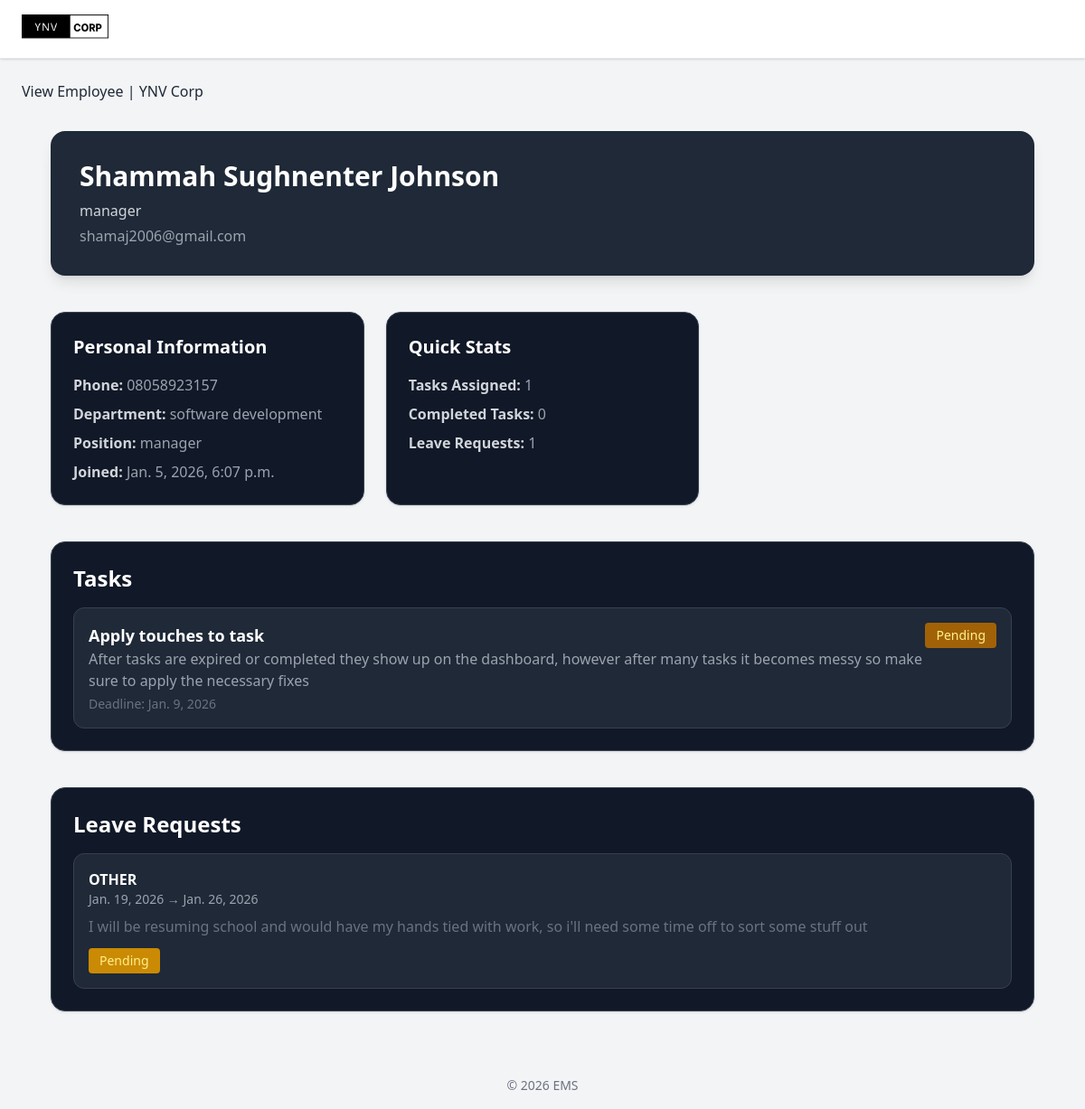
Before: /employee/1/ with the older database file.
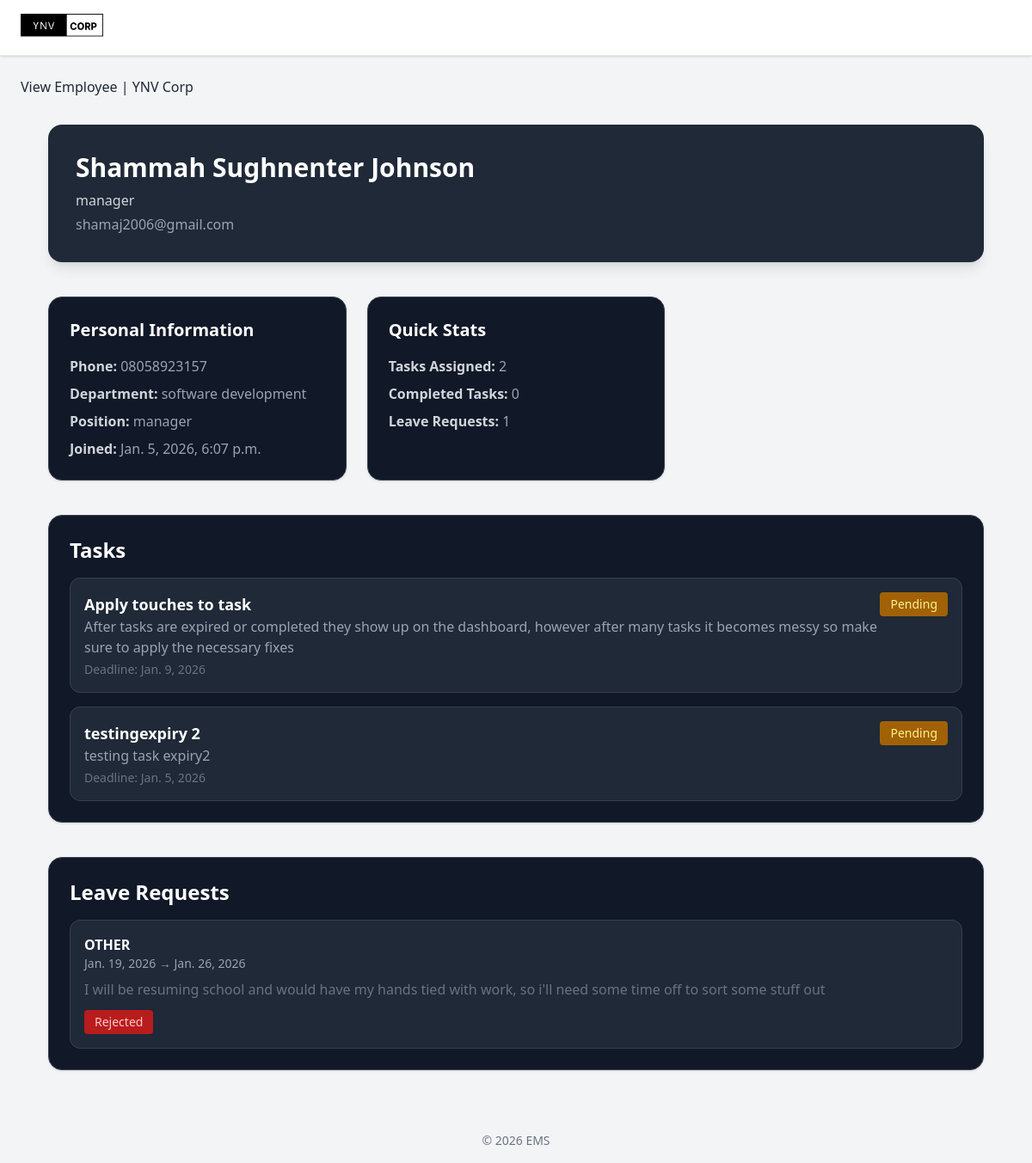
After: the same page with the newer database file.
### employee/models.py (models this page shows, shortened)
class Employee(AbstractUser):
    GENDER_CHOICES=(
        ('male', 'MALE'),
        ('female', 'FEMALE'),
        )
    POSITION_CHOICES=(
        ('manager', 'MANAGER'),
        ('developer', 'DEVELOPER'),
        ('designer', 'DESIGNER'),
        ('tester', 'TESTER'),
        ('hr manager', 'HR MANAGER'),
        ('intern', 'INTERN'),
        ('software engineer', 'SOFTWARE ENGINEER'),
        ('data scientist', 'DATA SCIENTIST'),
        ('product manager', 'PRODUCT MANAGER'),
        ('business analyst', 'BUSINESS ANALYST'),
        ('devops engineer', 'DEVOPS ENGINEER'),
        ('system administrator', 'SYSTEM ADMINISTRATOR'),
        ('network engineer', 'NETWORK ENGINEER'),
        ('technical support', 'TECHNICAL SUPPORT'),
        ('it consultant', 'IT CONSULTANT'),
        ('other', 'OTHER'),
    )
    DEPARTMENT_CHOICES=(
        ('sales', 'SALES'),
        ('resarch & development', 'RESEARCH & DEVELOPMENT'),
        ('software development', 'SOFTWARE DEVELOPMENT'),
        ('product research', 'PRODUCT RESEARCH'),
        ('marketing', 'MARKETING'),
        ('human resource', 'HUMAN RESOURCE'),
        ('legal','LEGAL'),
        ('customer service', 'CUSTOMER SERVICE')
    )
    full_name = models.CharField(max_length=200, blank=True)
    username = None
    email = models.EmailField(unique=True)
    gender = models.CharField(max_length=10, choices=GENDER_CHOICES)
    position = models.CharField(max_length=200, blank=True, choices=POSITION_CHOICES)
    date_of_birth = models.DateField(null=True)
    employment_date = models.DateField(default=date.today)
    phone_number = models.CharField(max_length=15, blank=True)
    address = models.CharField(max_length=200, blank=True)
    employee_id = models.CharField(max_length=20, unique=True, blank=True)
    department = models.CharField(max_length=100, blank=True, choices=DEPARTMENT_CHOICES)
    USERNAME_FIELD = 'email'
    REQUIRED_FIELDS = []

class Task(models.Model):
    assigned_to = models.ForeignKey(Employee, on_delete=models.CASCADE, related_name="assigned_tasks")
    title = models.CharField(max_length=100) #title of task field
    description = models.TextField() #description of task field
    assigned_date = models.DateField(auto_now_add=True) #date field for assigned date
    deadline = models.DateField() #date field for deadline
    complete = models.BooleanField(default=False)
    class Meta():
        ordering = ['complete']

class LeaveRequest(models.Model):
    STATUS_CHOICES = [
        ('Pending', 'Pending'),
        ('Approved', 'Approved'),
        ('Rejected', 'Rejected'),
    ] # status choices for the leave request
    LEAVE_TYPE=(
        ('sick', 'SICK'),
        ('annual', 'ANNUAL'),
        ('unpaid', 'UNPAID'),
        ('maternity', 'MATERNITY'),
        ('paternity', 'PATERNITY'),
        ('bereavement', 'BEREAVEMENT'),
        ('other', 'OTHER'),
        )
    employee = models.ForeignKey(Employee, on_delete=models.CASCADE, related_name='leave_requests')
    start_date = models.DateField() #date field for start date
    end_date = models.DateField() #date field for end date
    reason = models.TextField() #reason for leave field
    leave_type = models.CharField(max_length=20, choices=LEAVE_TYPE, default='other') #leave type field with choices
    status = models.CharField(max_length=10, choices=STATUS_CHOICES, default='Pending') #status field with choices
    applied_on = models.DateField(auto_now_add=True) #date field for applied on
    updated_at = models.DateTimeField(auto_now_add=True)
    class Meta:
        ordering = ['-applied_on']
        verbose_name = "Leave Request"
        verbose_name_plural = "Leave Requests"

### employee/views.py (the view)
# urls.py: path('employee/<int:pk>/', EmployeeDetailView.as_view(), name='employee_detail'),
class EmployeeDetailView(DetailView):
    model = Employee
    template_name = 'employee/employee_detail.html'
    context_object_name = 'employee'
    def get_context_data(self, **kwargs):
        context = super().get_context_data(**kwargs)
        employee = self.get_object()
        context['tasks'] = employee.assigned_tasks.all()
        context['completed_tasks'] = employee.assigned_tasks.filter(complete=True).count()
        context['leave_requests'] = employee.leave_requests.all()
        return context

### employee/templates/employee/employee_detail.html
{% extends 'employee/base.html' %}
{% block content %}
{% block title %}View Employee | YNV Corp{% endblock %}
<div class="p-8 space-y-10">
  <div class="bg-gray-800 text-white p-8 rounded-2xl shadow-lg">
    <h1 class="text-3xl font-bold">{{ employee.full_name }}</h1>
    <p class="text-gray-300 mt-2">{{ employee.position }}</p>
    <p class="text-gray-400 mt-1">{{ employee.email }}</p>
  </div>
  <div class="grid grid-cols-1 md:grid-cols-3 gap-6">
    <div class="bg-gray-900 p-6 rounded-2xl shadow border border-gray-700">
      <h2 class="text-xl font-semibold text-white mb-4">Personal Information</h2>
      <ul class="text-gray-400 space-y-2">
        <li><strong class="text-gray-300">Phone:</strong> {{ employee.phone_number }}</li>
        <li><strong class="text-gray-300">Department:</strong> {{ employee.department }}</li>
        <li><strong class="text-gray-300">Position:</strong> {{ employee.position }}</li>
        <li><strong class="text-gray-300">Joined:</strong> {{ employee.date_joined }}</li>
      </ul>
    </div>
    <div class="bg-gray-900 p-6 rounded-2xl shadow border border-gray-700">
      <h2 class="text-xl font-semibold text-white mb-4">Quick Stats</h2>
      <ul class="text-gray-400 space-y-2">
        <li><strong class="text-gray-300">Tasks Assigned:</strong> {{ tasks.count }}</li>
        <li><strong class="text-gray-300">Completed Tasks:</strong> {{ completed_tasks }}</li>
        <li><strong class="text-gray-300">Leave Requests:</strong> {{ leave_requests.count }}</li>
      </ul>
    </div>
  </div>
  <div class="bg-gray-900 p-6 rounded-2xl shadow border border-gray-700">
    <h2 class="text-2xl font-semibold text-white mb-4">Tasks</h2>
    {% if tasks %}
      <div class="space-y-4">
        {% for task in tasks %}
          <div class="p-4 rounded-xl bg-gray-800 flex justify-between border border-gray-700">
            <div>
              <h3 class="text-lg font-semibold text-white">{{ task.title }}</h3>
              <p class="text-gray-400">{{ task.description }}</p>
              <p class="text-gray-500 text-sm mt-1">Deadline: {{ task.deadline }}</p>
            </div>
            <span class="px-3 py-1 rounded text-sm self-start
              {% if task.complete %}bg-green-700 text-green-200{% else %}bg-yellow-700 text-yellow-200{% endif %}
            ">
              {% if task.complete %}Completed{% else %}Pending{% endif %}
            </span>
          </div>
        {% endfor %}
      </div>
    {% else %}
      <p class="text-gray-400">No tasks assigned.</p>
    {% endif %}
  </div>
  <div class="bg-gray-900 p-6 rounded-2xl shadow border border-gray-700">
    <h2 class="text-2xl font-semibold text-white mb-4">Leave Requests</h2>
    {% if leave_requests %}
      <div class="space-y-4">
      {% for leave in leave_requests %}
        <div class="p-4 bg-gray-800 rounded-xl border border-gray-700">
          <p class="text-white font-semibold">{{ leave.leave_type|upper }}</p>
          <p class="text-gray-400 text-sm">{{ leave.start_date }} → {{ leave.end_date }}</p>
          <p class="text-gray-500 mt-2">{{ leave.reason }}</p>
          <span class="inline-block mt-3 px-3 py-1 rounded text-sm
            {% if leave.status == 'Approved' %}bg-green-700 text-green-200
            {% elif leave.status == 'Rejected' %}bg-red-700 text-red-200
            {% else %}bg-yellow-600 text-yellow-200{% endif %}
          ">
            {{ leave.status }}
          </span>
        </div>
      {% endfor %}
      </div>
    {% else %}
      <p class="text-gray-400">No leave requests submitted.</p>
    {% endif %}
  </div>
</div>
{% endblock %}

Changed rows visible on the page:
changed Employee "Shammah Sughnenter Johnson": count "1" → "2"
added Task: title "testingexpiry 2", description "testing task expiry2", deadline "Jan. 5, 2026", complete "Pending"
changed LeaveRequest "OTHER": status "Pending" → "Rejected"
